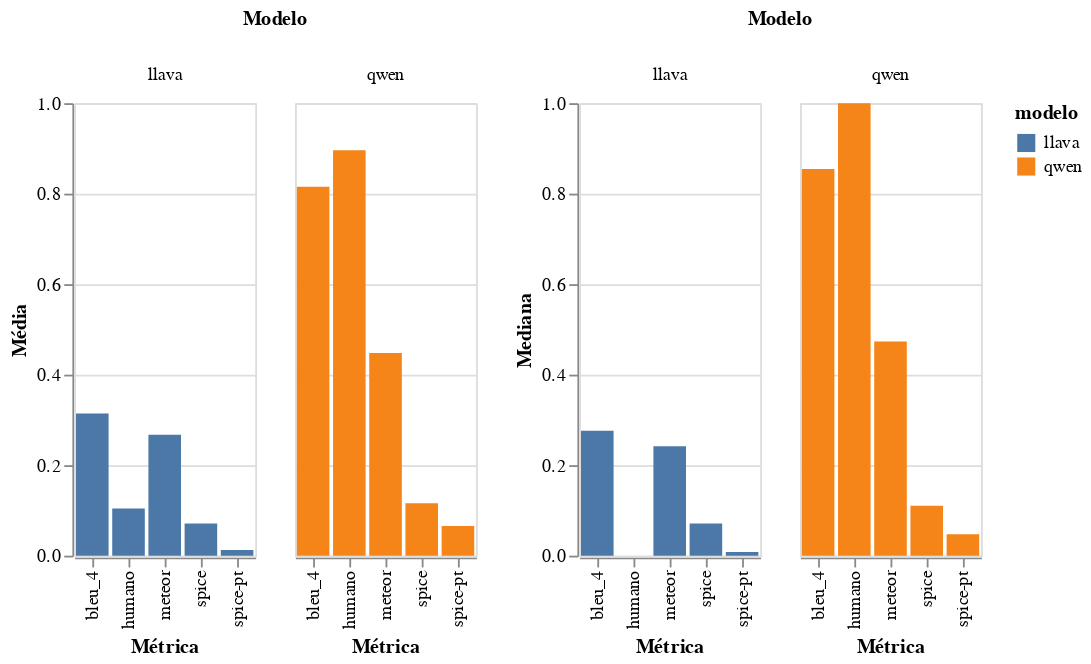

The notebook cell saved with this chart:
### Code cell
chart_mtc = alt.hconcat(bar_chart_media, bar_chart_mediana)
chart_mtc

### Figure 1 — Vega-Lite specification as saved in the notebook (floating-point values rounded to 4 significant figures)
{"config": {"view": {"continuousWidth": 300, "continuousHeight": 300}}, "hconcat": [{"data": {"name": "data-94e2816944b014199ae00d712ca4ad5e"}, "mark": {"type": "bar"}, "encoding": {"color": {"field": "modelo", "type": "nominal"}, "column": {"field": "modelo", "title": "Modelo", "type": "nominal"}, "x": {"field": "métrica", "title": "Métrica", "type": "nominal"}, "y": {"field": "valor", "scale": {"domain": [0, 1]}, "title": "Média", "type": "quantitative"}}, "height": 250, "width": 100}, {"data": {"name": "data-b35e81379fdc4ba338e2c8c00f3be6b2"}, "mark": {"type": "bar"}, "encoding": {"color": {"field": "modelo", "type": "nominal"}, "column": {"field": "modelo", "title": "Modelo", "type": "nominal"}, "x": {"field": "métrica", "title": "Métrica", "type": "nominal"}, "y": {"field": "valor", "scale": {"domain": [0, 1]}, "title": "Mediana", "type": "quantitative"}}, "height": 250, "width": 100}], "$schema": "https://vega.github.io/schema/vega-lite/v5.20.1.json", "datasets": {"data-94e2816944b014199ae00d712ca4ad5e": [{"modelo": "llava", "métrica": "bleu_4", "valor": 0.3143}, {"modelo": "qwen", "métrica": "bleu_4", "valor": 0.8151}, {"modelo": "llava", "métrica": "meteor", "valor": 0.267}, {"modelo": "qwen", "métrica": "meteor", "valor": 0.4478}, {"modelo": "llava", "métrica": "spice", "valor": 0.07135}, {"modelo": "qwen", "métrica": "spice", "valor": 0.1157}, {"modelo": "llava", "métrica": "spice-pt", "valor": 0.01251}, {"modelo": "qwen", "métrica": "spice-pt", "valor": 0.06539}, {"modelo": "llava", "métrica": "humano", "valor": 0.1042}, {"modelo": "qwen", "métrica": "humano", "valor": 0.8958}], "data-b35e81379fdc4ba338e2c8c00f3be6b2": [{"modelo": "llava", "métrica": "bleu_4", "valor": 0.2761}, {"modelo": "qwen", "métrica": "bleu_4", "valor": 0.8547}, {"modelo": "llava", "métrica": "meteor", "valor": 0.242}, {"modelo": "qwen", "métrica": "meteor", "valor": 0.4734}, {"modelo": "llava", "métrica": "spice", "valor": 0.07122}, {"modelo": "qwen", "métrica": "spice", "valor": 0.1104}, {"modelo": "llava", "métrica": "spice-pt", "valor": 0.008218}, {"modelo": "qwen", "métrica": "spice-pt", "valor": 0.04747}, {"modelo": "llava", "métrica": "humano", "valor": 0.0}, {"modelo": "qwen", "métrica": "humano", "valor": 1.0}]}}
